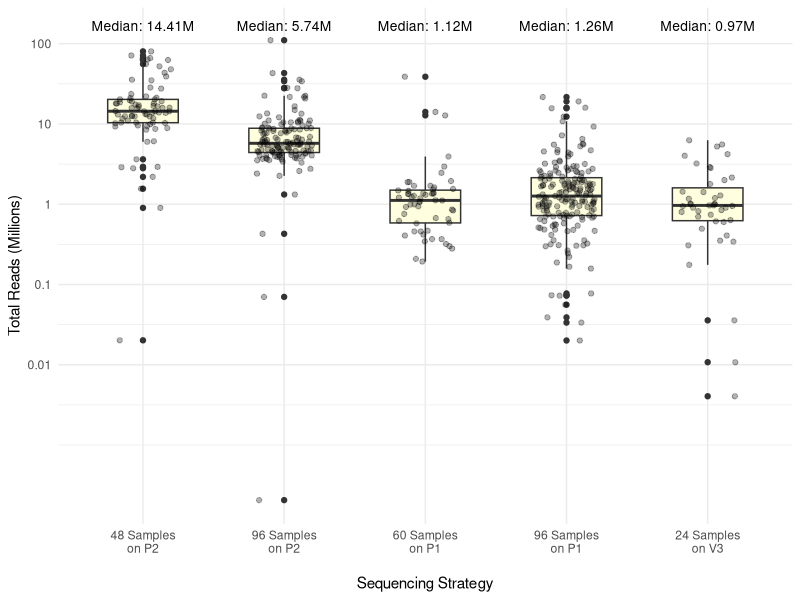
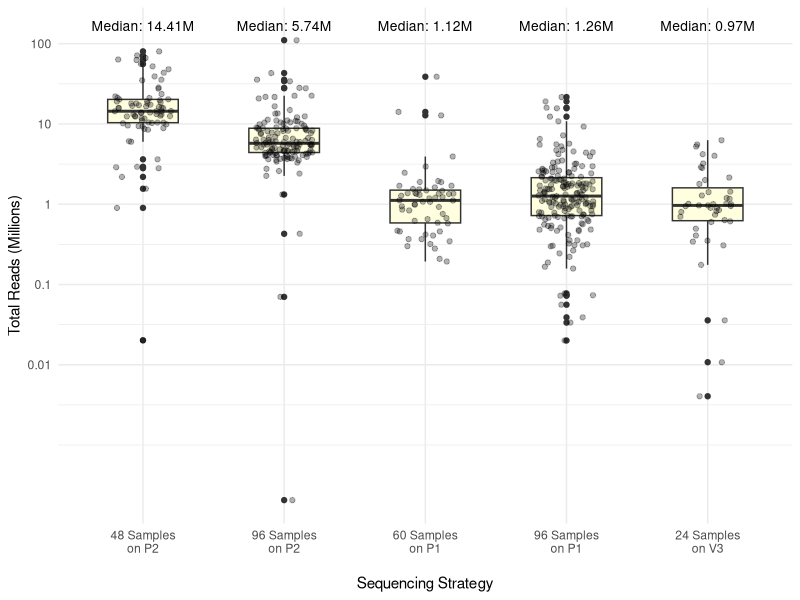

Write the R code that produced these figures, in order.

library(tidyverse)
library(ggplot2)

data <- read.csv("data/processed/data_reads.csv", stringsAsFactors = FALSE)

# Clean and prepare the data
analysis_ready <- data %>%
  mutate(
    # Clean totalReads by removing commas and converting to numeric
    totalReads = as.numeric(gsub(",", "", totalReads)),
    
    # Create Strategy as factor with the order you specified
    # Strategy = factor(Strategy, 
    #                   levels = c("24_V3", "60_P1", "96_P1", "96_P2", "48_P2"),
    #                   labels = c("24 Samples\non V3", "60 Samples\non P1", 
    #                              "96 Samples\non P1", "96 Samples\non P2", "48 Samples\non P2"))

   Strategy = factor(Strategy, 
                      levels = c("48_P2", "96_P2", "60_P1", "96_P1", "24_V3"),
                      labels = c(  "48 Samples\non P2", "96 Samples\non P2", "60 Samples\non P1", "96 Samples\non P1", "24 Samples\non V3"))                              
  )

median_data <- analysis_ready %>%
  group_by(Strategy) %>%
  summarise(median_val = median(totalReads/1e6, na.rm = TRUE))

y_max <- max(analysis_ready$totalReads/1e6, na.rm = TRUE)

p_boxplot <- analysis_ready %>%
  ggplot(aes(x = Strategy, y = totalReads/1e6)) +
  geom_boxplot(fill = "lightyellow", width = 0.5) +
  geom_jitter(alpha = 0.3, width = 0.2) +
  # Add median labels at the top
  geom_text(data = median_data,
            aes(x = Strategy, y = y_max * 1.3,  # Position slightly above the max
                label = sprintf("Median: %.2fM", median_val)),
            vjust = 0, size = 3.5) +
  scale_y_log10(
    breaks = c(0.01, 0.1, 1, 10, 100),
    labels = c("0.01", "0.1", "1", "10", "100")
  ) +
  labs(y = "Total Reads (Millions)",
       x = "Sequencing Strategy") +
  theme_minimal() +
  theme(axis.text.x = element_text(angle = 0, hjust = 0.5),
        axis.title.x = element_text(margin = margin(t = 15)),
        plot.title = element_text(hjust = 0.5, face = "bold"),
        legend.position = "none")


# Save the boxplot
ggsave("figures/Supfig1.png", plot = p_boxplot, width = 10, height = 6,  dpi = 300)
ggsave("figures/Supfig1.pdf", plot = p_boxplot, width = 10, height = 6)
